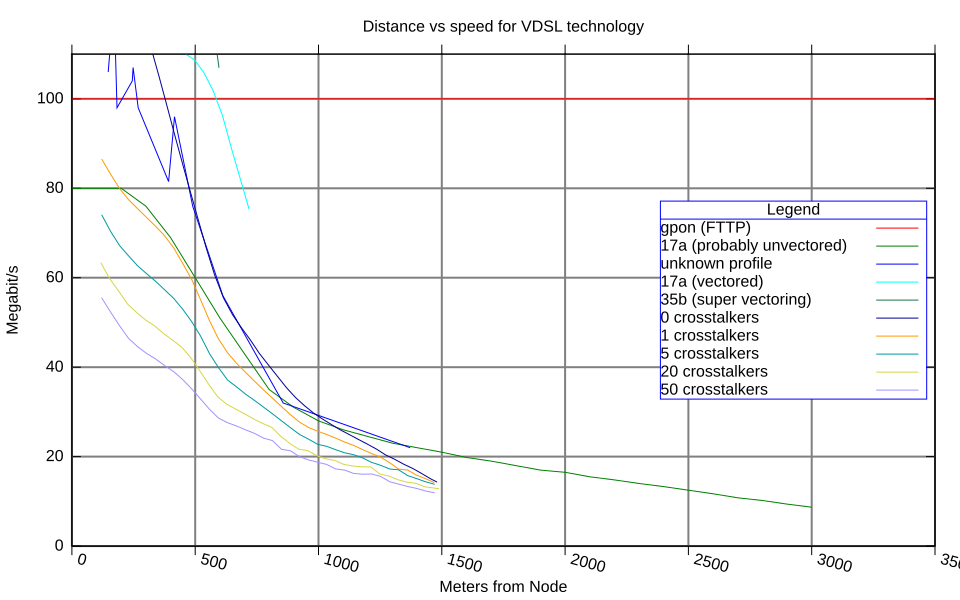

Here is the gnuplot script that generated this plot:
# Example gnuplot file to plot this data
#

        set title 'Distance vs speed for VDSL technology'
        set xlabel 'Meters from Node'
        set ylabel 'Megabit/s'

        #set xtics out rotate by -15 86400
        set xtics out rotate by -15
        set mouse mouseformat "%5.0f meters, %5.0f megabits"
        set grid ytics mytics lw 2, lw 1
        set grid xtics
        set autoscale fix

        set key right center Left title 'Legend' box 3

set xrange [0 to 3500]
set yrange [0 to 110]

set style data lines

plot \
'gpon.0' using 2:3  title 'gpon (FTTP)',\
'vdsl2.5' using 2:3 title '17a (probably unvectored)',\
'vdsl2.7' using 2:3 title 'unknown profile',\
'vdsl2.11' using 2:3 title '17a (vectored)',\
'vdsl2.12' using 2:3 title '35b (super vectoring)',\
'vdsl2.15.0x' using 2:3 title '0 crosstalkers',\
'vdsl2.15.1x' using 2:3 title '1 crosstalkers',\
'vdsl2.15.5x' using 2:3 title '5 crosstalkers',\
'vdsl2.15.20x' using 2:3 title '20 crosstalkers',\
'vdsl2.15.50x' using 2:3 title '50 crosstalkers'



pause mouse close
